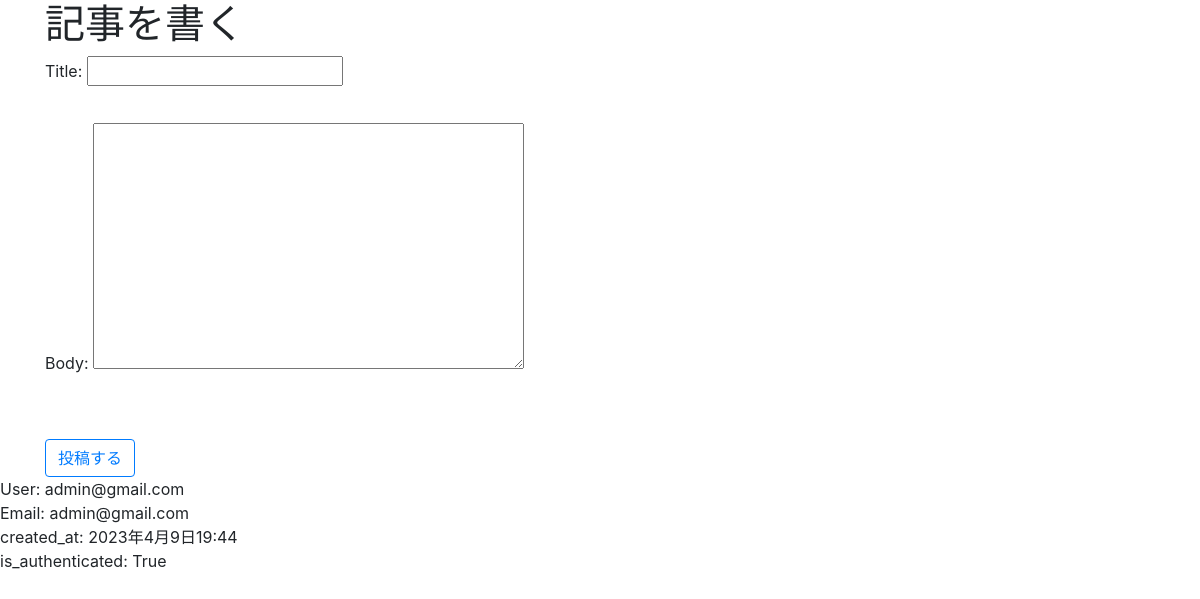
The page /blog/create/ (signed in) on the database its author committed.
### account/models.py (models this page shows)
class User(AbstractBaseUser, PermissionsMixin):
    email = models.EmailField(max_length=255, unique=True)
    created_at = models.DateTimeField(default=timezone.now)
    update_at = models.DateTimeField(default=timezone.now)
    is_staff = models.BooleanField(default=False)
    is_active = models.BooleanField(default=True)
    objects = UserManager()
    USERNAME_FIELD = "email"
    REQUIRED_FIELDS = []
    def __str__(self):
        return self.email

### blog/views.py (the view, shortened to what this page needs)
# urls.py: path('create/', views.create, name='create'),
@login_required
def create(request):
    if request.method == "GET":
        context = {"form": ArticleCreateForm}
        return render(request, 'blog/create.html', context)

### blog/templates/blog/create.html (shortened to what this page needs)
{% extends "base.html" %}
{% block content %}
<div class="container">
    <h1>記事を書く</h1>
    <form action="{% url 'blog:create' %}" method="POST">
        {% for field in form %}
            <label>{{ field.label_tag }}</label>
            {{ field}}
            <br><br>
        {% endfor %}
        <br>
        <button type="submit" class="btn btn-outline-primary">投稿する</button>
    </form>
</div>
User: {{ user }}
<br>
Email: {{ user.email }}
<br>
created_at: {{ user.created_at }}
<br>
is_authenticated: {{ user.is_authenticated }}
{% endblock %}

### rows shown on the page
User: email "admin@gmail.com", created_at "2023年4月9日19:44", is_authenticated "True"

### other values the page prints
{{ field.label_tag }} "Title:" "Body:"
